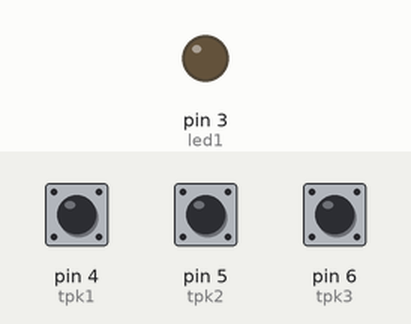
Simulated run of this sketch. Board: Arduino Uno, built with avr-gcc and run on an emulated ATmega328P. On the bench: output pins drawn as LEDs (lit = HIGH). The test bench sets the inputs (shaded band); at power-on: pin 4 (tpk1) HIGH, pin 5 (tpk2) HIGH, pin 6 (tpk3) HIGH.

Above: at 1.2 s.
1.3 s: pin 4 (tpk1) pulled LOW for 1 s
At 1.57 s:
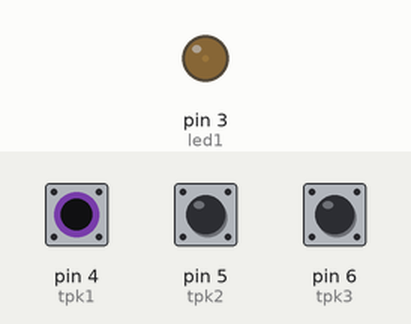
4.3 s: pin 4 (tpk1) pulled LOW for 3.2 s
At 7.8 s:
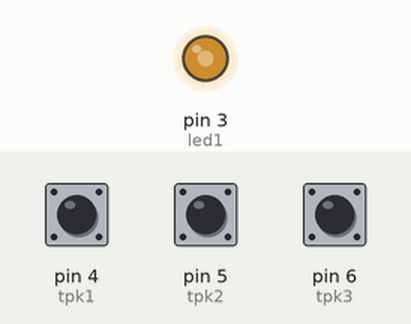
9.0 s: pin 4 (tpk1) pulled LOW for 3.2 s
At 12.7 s:
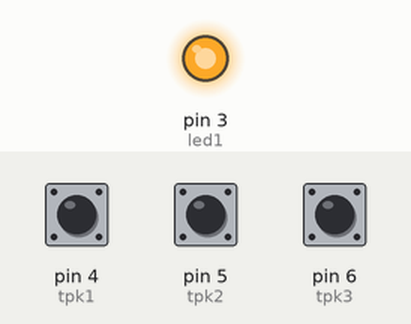
13.7 s: pin 5 (tpk2) pulled LOW for 1 s
At 14.02 s:
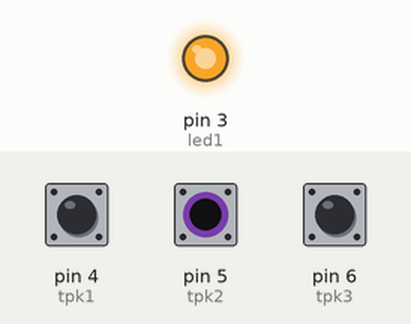
16.7 s: pin 6 (tpk3) pulled LOW for 0.15 s
At 18.0 s:
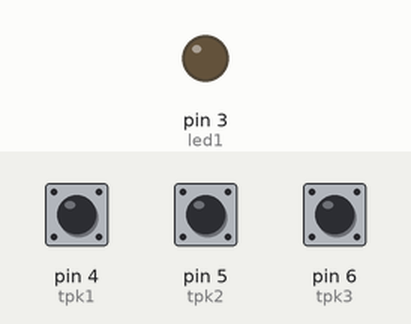
18.3 s: pin 4 (tpk1) pulled LOW for 0.15 s
At 19.2 s:
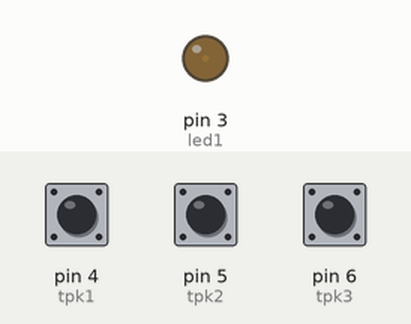
Timing chart, 0 to 20.9 s (numbered marks = the images above; inputs shaded):
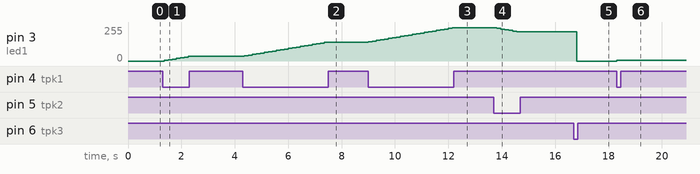

The sketch:

K615.ino
```cpp
int led1 = 3;                   //definiraj led1 = 3
int tpk1 = 4;                   //definiraj tpk1 = 4
int tpk2 = 5;                   //definiraj tpk2 = 5
int tpk3 = 6;                   //definiraj tpk3 = 6
int jacina;                     //definiraj varijablu jacina

void setup() {
  pinMode(led1, OUTPUT);        //postavi izvod led1 kao izlazni
  pinMode(tpk1, INPUT_PULLUP);  //postavi izvod tpk1 kao ulazni
  pinMode(tpk2, INPUT_PULLUP);  //postavi izvod tpk2 kao ulazni
  pinMode(tpk3, INPUT_PULLUP);  //postavi izvod tpk3 kao ulazni
  digitalWrite(led1, LOW);      //isključi LED diodu 1 - početno stanje
}

void loop() {
  if(digitalRead(tpk1)==LOW){   //ako je pritisnutno tipkalo 1
    jacina=jacina+5;            //povecaj jačinu za 5
    if (jacina>255){            //ako je jačina veća od 255
      jacina=255;               //postavi jačinu na 255
    }
  }
  if(digitalRead(tpk2)==LOW){   //ako je pritisnutno tipkalo 2
    if (jacina>=5){             //ako je jačina veća od 5
      jacina=jacina-5;          //smanji jačinu za 5
    }
  }
  if(digitalRead(tpk3)==LOW){   //ako je pritisnutno tipkalo 3
    jacina=0;                   //postavi jačinu na 0
  }
  analogWrite(led1, jacina);    //LED 1 mijenja jačinu svijetla
  delay(150);                   //čekaj 150 ms
}
```

Measured:
- after the input at 1.3 s, pin 3 (led1): moves from 0/255 to 35/255 over 0.90 s, starting after 0.05 s
- after the input at 4.3 s, pin 3 (led1): moves from 35/255 to 140/255 over 3.0 s, starting after 0.05 s
- after the input at 9.0 s, pin 3 (led1): moves from 140/255 to 250/255 over 3.2 s, starting at once
- after the input at 13.7 s, pin 3 (led1): moves from 250/255 to 220/255 over 0.75 s, starting after 0.10 s
- after the input at 16.7 s, pin 3 (led1): 220/255 → 0/255 after 0.10 s
- after the input at 18.3 s, pin 3 (led1): 0/255 → 5/255 at once
